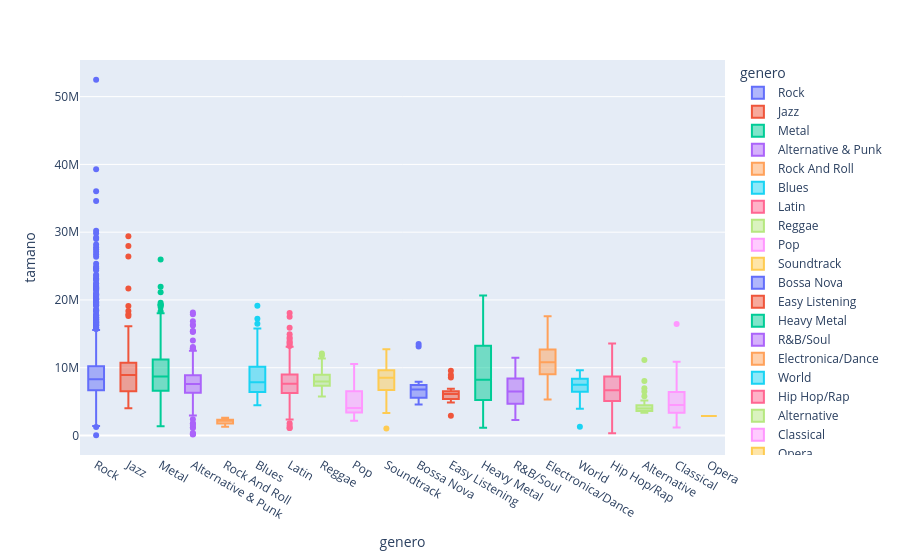

Notebook cell for this chart:
### Markdown cell above
Vemos que géneros como Rock, Jazz, Metal y Latin tienen canciones con duraciones distintas, con muchos outliers. Mientras que géneros como Opera y Classical tienen una duración estándar, las canciones de esos géneros suelen tener duraciones similares.
En este punto, nos preguntamos si podemos predecir el género basándonos en la duración de la canción. Todavía más, ¿Existe alguna relación entre el género y un conjunto de columnas en las tablas? Digamos:
$$Genre = Milliseconds + Bytes + UnitPrice$$
Hacemos un ejercicio similar con las variables restantes.

### Code cell
genero_bytes = pd.read_sql_query("""
SELECT 
    genre.Name AS genero, 
    track.Bytes AS tamano
FROM Track AS track
JOIN Genre AS genre ON track.GenreId = genre.GenreId
WHERE track.MediaTypeId != 3
;
""", conn)

box_genero_bytes = px.box(genero_bytes, x="genero", y="tamano", color="genero")
box_genero_bytes.show()

### Figure 1 — Plotly figure (JSON) as saved in the notebook; plotly's stock layout.template omitted (floating-point values rounded to 4 significant figures; data arrays with more than 128 entries replaced by an {"elided": "..."} marker saying what was removed)
{"data": [{"alignmentgroup": "True", "hovertemplate": "genero=%{x}<br>tamano=%{y}<extra></extra>", "legendgroup": "Rock", "marker": {"color": "#636efa"}, "name": "Rock", "notched": false, "offsetgroup": "Rock", "orientation": "v", "showlegend": true, "type": "box", "x": {"elided": "1297 str values"}, "x0": " ", "xaxis": "x", "y": {"elided": "1297 int values"}, "y0": " ", "yaxis": "y"}, {"alignmentgroup": "True", "hovertemplate": "genero=%{x}<br>tamano=%{y}<extra></extra>", "legendgroup": "Jazz", "marker": {"color": "#EF553B"}, "name": "Jazz", "notched": false, "offsetgroup": "Jazz", "orientation": "v", "showlegend": true, "type": "box", "x": {"elided": "130 str values"}, "x0": " ", "xaxis": "x", "y": {"elided": "130 int values"}, "y0": " ", "yaxis": "y"}, {"alignmentgroup": "True", "hovertemplate": "genero=%{x}<br>tamano=%{y}<extra></extra>", "legendgroup": "Metal", "marker": {"color": "#00cc96"}, "name": "Metal", "notched": false, "offsetgroup": "Metal", "orientation": "v", "showlegend": true, "type": "box", "x": {"elided": "374 str values"}, "x0": " ", "xaxis": "x", "y": {"elided": "374 int values"}, "y0": " ", "yaxis": "y"}, {"alignmentgroup": "True", "hovertemplate": "genero=%{x}<br>tamano=%{y}<extra></extra>", "legendgroup": "Alternative & Punk", "marker": {"color": "#ab63fa"}, "name": "Alternative & Punk", "notched": false, "offsetgroup": "Alternative & Punk", "orientation": "v", "showlegend": true, "type": "box", "x": {"elided": "332 str values"}, "x0": " ", "xaxis": "x", "y": {"elided": "332 int values"}, "y0": " ", "yaxis": "y"}, {"alignmentgroup": "True", "hovertemplate": "genero=%{x}<br>tamano=%{y}<extra></extra>", "legendgroup": "Rock And Roll", "marker": {"color": "#FFA15A"}, "name": "Rock And Roll", "notched": false, "offsetgroup": "Rock And Roll", "orientation": "v", "showlegend": true, "type": "box", "x": ["Rock And Roll", "Rock And Roll", "Rock And Roll", "Rock And Roll", "Rock And Roll", "Rock And Roll", "Rock And Roll", "Rock And Roll", "Rock And Roll", "Rock And Roll", "Rock And Roll", "Rock And Roll"], "x0": " ", "xaxis": "x", "y": [2365897, 1707084, 1862126, 2582553, 2206986, 2247846, 2276788, 2616981, 2301989, 2306019, 1704918, 1299960], "y0": " ", "yaxis": "y"}, {"alignmentgroup": "True", "hovertemplate": "genero=%{x}<br>tamano=%{y}<extra></extra>", "legendgroup": "Blues", "marker": {"color": "#19d3f3"}, "name": "Blues", "notched": false, "offsetgroup": "Blues", "orientation": "v", "showlegend": true, "type": "box", "x": ["Blues", "Blues", "Blues", "Blues", "Blues", "Blues", "Blues", "Blues", "Blues", "Blues", "Blues", "Blues", "Blues", "Blues", "Blues", "Blues", "Blues", "Blues", "Blues", "Blues", "Blues", "Blues", "Blues", "Blues", "Blues", "Blues", "Blues", "Blues", "Blues", "Blues", "Blues", "Blues", "Blues", "Blues", "Blues", "Blues", "Blues", "Blues", "Blues", "Blues", "Blues", "Blues", "Blues", "Blues", "Blues", "Blues", "Blues", "Blues", "Blues", "Blues", "Blues", "Blues", "Blues", "Blues", "Blues", "Blues", "Blues", "Blues", "Blues", "Blues", "Blues", "Blues", "Blues", "Blues", "Blues", "Blues", "Blues", "Blues", "Blues", "Blues", "Blues", "Blues", "Blues", "Blues", "Blues", "Blues", "Blues", "Blues", "Blues", "Blues", "Blues"], "x0": " ", "xaxis": "x", "y": [4604995, 5716994, 14184984, 7848282, 7685363, 6859518, 4456321, 5487056, 6022698, 4459946, 19161377, 14115792, 5322942, 5725684, 8225889, 8273540, 5489787, 9872606, 9946681, 7138399, 8738973, 6460941, 6896288, 7774207, 8758819, 7326923, 9742568, 6006154, 8271980, 6475042, 7456807, 6543487, 9032835, 10894406, 7669922, 9490542, 12536275, 7435192, 7412975, 6724021, 7096781, 15780747, 8407355, 5668992, 4712576, 7889024, 4739122, 10276872, 6226048, 7981184, 6066304, 5189891, 4706253, 8238033, 9254906, 5378455, 8438021, 4650979, 11085915, 5353627, 6650869, 17232776, 9442157, 8813561, 7284377, 7157045, 12749424, 12047978, 12222116, 15161907, 13250848, 10115556, 11740886, 12227998, 16501316, 11837342, 9008067, 10331216, 7672489, 6786304, 11049098], "y0": " ", "yaxis": "y"}, {"alignmentgroup": "True", "hovertemplate": "genero=%{x}<br>tamano=%{y}<extra></extra>", "legendgroup": "Latin", "marker": {"color": "#FF6692"}, "name": "Latin", "notched": false, "offsetgroup": "Latin", "orientation": "v", "showlegend": true, "type": "box", "x": {"elided": "579 str values"}, "x0": " ", "xaxis": "x", "y": {"elided": "579 int values"}, "y0": " ", "yaxis": "y"}, {"alignmentgroup": "True", "hovertemplate": "genero=%{x}<br>tamano=%{y}<extra></extra>", "legendgroup": "Reggae", "marker": {"color": "#B6E880"}, "name": "Reggae", "notched": false, "offsetgroup": "Reggae", "orientation": "v", "showlegend": true, "type": "box", "x": ["Reggae", "Reggae", "Reggae", "Reggae", "Reggae", "Reggae", "Reggae", "Reggae", "Reggae", "Reggae", "Reggae", "Reggae", "Reggae", "Reggae", "Reggae", "Reggae", "Reggae", "Reggae", "Reggae", "Reggae", "Reggae", "Reggae", "Reggae", "Reggae", "Reggae", "Reggae", "Reggae", "Reggae", "Reggae", "Reggae", "Reggae", "Reggae", "Reggae", "Reggae", "Reggae", "Reggae", "Reggae", "Reggae", "Reggae", "Reggae", "Reggae", "Reggae", "Reggae", "Reggae", "Reggae", "Reggae", "Reggae", "Reggae", "Reggae", "Reggae", "Reggae", "Reggae", "Reggae", "Reggae", "Reggae", "Reggae", "Reggae", "Reggae"], "x0": " ", "xaxis": "x", "y": [8327676, 7697230, 8505985, 6455080, 7402658, 10078050, 7866924, 7747747, 8275673, 6920424, 7388466, 8502588, 5748424, 8552474, 6503533, 7488852, 7663348, 10056970, 6950332, 9544383, 9344477, 8189093, 7507866, 6399761, 8069934, 5950952, 9633659, 8024386, 8895073, 9142937, 7029400, 8092024, 7344023, 9134476, 7657594, 7335228, 8964369, 7942299, 8670933, 11812170, 7109414, 7788255, 10319296, 12086524, 6513325, 7485054, 11193602, 6790788, 8106249, 7638236, 7159527, 6905623, 8665244, 11346114, 9031661, 8203931, 10728099, 7886195], "y0": " ", "yaxis": "y"}, {"alignmentgroup": "True", "hovertemplate": "genero=%{x}<br>tamano=%{y}<extra></extra>", "legendgroup": "Pop", "marker": {"color": "#FF97FF"}, "name": "Pop", "notched": false, "offsetgroup": "Pop", "orientation": "v", "showlegend": true, "type": "box", "x": ["Pop", "Pop", "Pop", "Pop", "Pop", "Pop", "Pop", "Pop", "Pop", "Pop", "Pop", "Pop", "Pop", "Pop", "Pop", "Pop", "Pop", "Pop", "Pop", "Pop", "Pop", "Pop", "Pop", "Pop", "Pop", "Pop", "Pop", "Pop", "Pop", "Pop", "Pop", "Pop", "Pop", "Pop", "Pop", "Pop", "Pop", "Pop", "Pop", "Pop", "Pop", "Pop", "Pop", "Pop", "Pop", "Pop", "Pop", "Pop"], "x0": " ", "xaxis": "x", "y": [6892516, 6643207, 6507950, 6327391, 7748006, 7034985, 6973625, 6457752, 7254147, 7027525, 6568081, 6931328, 6772813, 5532564, 3150090, 4506425, 4656660, 4448025, 4556003, 3499018, 3907467, 3780807, 2612788, 3136271, 3423395, 3881620, 4301430, 3466029, 3562542, 3704642, 2558399, 3237063, 2447453, 3060083, 3506308, 4221135, 3846658, 3832165, 6657517, 3324343, 2190831, 2773507, 5211774, 3281526, 3358125, 3426106, 5029266, 10564704], "y0": " ", "yaxis": "y"}, {"alignmentgroup": "True", "hovertemplate": "genero=%{x}<br>tamano=%{y}<extra></extra>", "legendgroup": "Soundtrack", "marker": {"color": "#FECB52"}, "name": "Soundtrack", "notched": false, "offsetgroup": "Soundtrack", "orientation": "v", "showlegend": true, "type": "box", "x": ["Soundtrack", "Soundtrack", "Soundtrack", "Soundtrack", "Soundtrack", "Soundtrack", "Soundtrack", "Soundtrack", "Soundtrack", "Soundtrack", "Soundtrack", "Soundtrack", "Soundtrack", "Soundtrack", "Soundtrack", "Soundtrack", "Soundtrack", "Soundtrack", "Soundtrack", "Soundtrack", "Soundtrack", "Soundtrack", "Soundtrack", "Soundtrack", "Soundtrack", "Soundtrack", "Soundtrack", "Soundtrack", "Soundtrack", "Soundtrack", "Soundtrack", "Soundtrack", "Soundtrack", "Soundtrack", "Soundtrack", "Soundtrack", "Soundtrack", "Soundtrack", "Soundtrack", "Soundtrack", "Soundtrack", "Soundtrack", "Soundtrack"], "x0": " ", "xaxis": "x", "y": [9402241, 9310370, 9616640, 9694508, 9721084, 9599937, 9633755, 9451845, 9883335, 9698729, 8522591, 9718778, 9619196, 10020122, 7469735, 8393047, 8660617, 7349779, 6638563, 7387183, 6937472, 6625000, 6340649, 9098093, 4888292, 6899062, 8518290, 1039615, 10939131, 9295950, 10867860, 12727928, 3884133, 6928259, 11064884, 6572813, 9335453, 6920451, 5851053, 7253729, 6638076, 6179777, 3305164], "y0": " ", "yaxis": "y"}, {"alignmentgroup": "True", "hovertemplate": "genero=%{x}<br>tamano=%{y}<extra></extra>", "legendgroup": "Bossa Nova", "marker": {"color": "#636efa"}, "name": "Bossa Nova", "notched": false, "offsetgroup": "Bossa Nova", "orientation": "v", "showlegend": true, "type": "box", "x": ["Bossa Nova", "Bossa Nova", "Bossa Nova", "Bossa Nova", "Bossa Nova", "Bossa Nova", "Bossa Nova", "Bossa Nova", "Bossa Nova", "Bossa Nova", "Bossa Nova", "Bossa Nova", "Bossa Nova", "Bossa Nova", "Bossa Nova"], "x0": " ", "xaxis": "x", "y": [13490008, 13125975, 5550356, 5676090, 6771624, 7117769, 4560873, 7541177, 7927967, 5371483, 6335548, 5932799, 6878359, 6923473, 5382354], "y0": " ", "yaxis": "y"}, {"alignmentgroup": "True", "hovertemplate": "genero=%{x}<br>tamano=%{y}<extra></extra>", "legendgroup": "Easy Listening", "marker": {"color": "#EF553B"}, "name": "Easy Listening", "notched": false, "offsetgroup": "Easy Listening", "orientation": "v", "showlegend": true, "type": "box", "x": ["Easy Listening", "Easy Listening", "Easy Listening", "Easy Listening", "Easy Listening", "Easy Listening", "Easy Listening", "Easy Listening", "Easy Listening", "Easy Listening", "Easy Listening", "Easy Listening", "Easy Listening", "Easy Listening", "Easy Listening", "Easy Listening", "Easy Listening", "Easy Listening", "Easy Listening", "Easy Listening", "Easy Listening", "Easy Listening", "Easy Listening", "Easy Listening"], "x0": " ", "xaxis": "x", "y": [8928684, 5055295, 6707993, 6332441, 5210643, 6395808, 4913383, 5693242, 5557537, 2930596, 5240043, 6119915, 4856954, 6883787, 5633730, 8554066, 6231029, 6095727, 6410674, 5987372, 5548581, 9541052, 6645365, 6378511], "y0": " ", "yaxis": "y"}, {"alignmentgroup": "True", "hovertemplate": "genero=%{x}<br>tamano=%{y}<extra></extra>", "legendgroup": "Heavy Metal", "marker": {"color": "#00cc96"}, "name": "Heavy Metal", "notched": false, "offsetgroup": "Heavy Metal", "orientation": "v", "showlegend": true, "type": "box", "x": ["Heavy Metal", "Heavy Metal", "Heavy Metal", "Heavy Metal", "Heavy Metal", "Heavy Metal", "Heavy Metal", "Heavy Metal", "Heavy Metal", "Heavy Metal", "Heavy Metal", "Heavy Metal", "Heavy Metal", "Heavy Metal", "Heavy Metal", "Heavy Metal", "Heavy Metal", "Heavy Metal", "Heavy Metal", "Heavy Metal", "Heavy Metal", "Heavy Metal", "Heavy Metal", "Heavy Metal", "Heavy Metal", "Heavy Metal", "Heavy Metal", "Heavy Metal"], "x0": " ", "xaxis": "x", "y": [9312384, 9146496, 17672320, 14020736, 20670727, 12482688, 12181632, 20326528, 15648948, 14823478, 17082496, 2543744, 4188288, 6205786, 4874368, 4493440, 5584861, 7227440, 8937600, 4804736, 6934660, 1154488, 6635187, 4410181, 9119118, 6678446, 7542367, 10589917], "y0": " ", "yaxis": "y"}, {"alignmentgroup": "True", "hovertemplate": "genero=%{x}<br>tamano=%{y}<extra></extra>", "legendgroup": "R&B/Soul", "marker": {"color": "#ab63fa"}, "name": "R&B/Soul", "notched": false, "offsetgroup": "R&B/Soul", "orientation": "v", "showlegend": true, "type": "box", "x": ["R&B/Soul", "R&B/Soul", "R&B/Soul", "R&B/Soul", "R&B/Soul", "R&B/Soul", "R&B/Soul", "R&B/Soul", "R&B/Soul", "R&B/Soul", "R&B/Soul", "R&B/Soul", "R&B/Soul", "R&B/Soul", "R&B/Soul", "R&B/Soul", "R&B/Soul", "R&B/Soul", "R&B/Soul", "R&B/Soul", "R&B/Soul", "R&B/Soul", "R&B/Soul", "R&B/Soul", "R&B/Soul", "R&B/Soul", "R&B/Soul", "R&B/Soul", "R&B/Soul", "R&B/Soul", "R&B/Soul", "R&B/Soul", "R&B/Soul", "R&B/Soul", "R&B/Soul", "R&B/Soul", "R&B/Soul", "R&B/Soul", "R&B/Soul", "R&B/Soul", "R&B/Soul", "R&B/Soul", "R&B/Soul", "R&B/Soul", "R&B/Soul", "R&B/Soul", "R&B/Soul", "R&B/Soul", "R&B/Soul", "R&B/Soul", "R&B/Soul", "R&B/Soul", "R&B/Soul", "R&B/Soul", "R&B/Soul", "R&B/Soul", "R&B/Soul", "R&B/Soul", "R&B/Soul", "R&B/Soul", "R&B/Soul"], "x0": " ", "xaxis": "x", "y": [5394585, 5513208, 7027377, 4711323, 4174420, 5468472, 5541611, 5643213, 5478117, 10498031, 7187857, 6507782, 7251211, 7182736, 8355989, 7973979, 9432346, 11183457, 6295110, 8593206, 11042037, 9566237, 11477231, 8575435, 7503999, 11452651, 10699265, 8947356, 10504158, 7335693, 9351277, 4477321, 4860380, 5259218, 4437949, 4972815, 4631104, 5377546, 6477882, 7306719, 5789945, 6893603, 5647327, 8888206, 6342021, 7217872, 10383887, 7839179, 7522232, 3416878, 4133694, 2449438, 3098906, 3852953, 2509409, 2996598, 3576773, 2304465, 2666531, 3260658, 6670600], "y0": " ", "yaxis": "y"}, {"alignmentgroup": "True", "hovertemplate": "genero=%{x}<br>tamano=%{y}<extra></extra>", "legendgroup": "Electronica/Dance", "marker": {"color": "#FFA15A"}, "name": "Electronica/Dance", "notched": false, "offsetgroup": "Electronica/Dance", "orientation": "v", "showlegend": true, "type": "box", "x": ["Electronica/Dance", "Electronica/Dance", "Electronica/Dance", "Electronica/Dance", "Electronica/Dance", "Electronica/Dance", "Electronica/Dance", "Electronica/Dance", "Electronica/Dance", "Electronica/Dance", "Electronica/Dance", "Electronica/Dance", "Electronica/Dance", "Electronica/Dance", "Electronica/Dance", "Electronica/Dance", "Electronica/Dance", "Electronica/Dance", "Electronica/Dance", "Electronica/Dance", "Electronica/Dance", "Electronica/Dance", "Electronica/Dance", "Electronica/Dance", "Electronica/Dance", "Electronica/Dance", "Electronica/Dance", "Electronica/Dance", "Electronica/Dance", "Electronica/Dance"], "x0": " ", "xaxis": "x", "y": [17582818, 8644290, 9577679, 11796244, 12676962, 10334529, 11043559, 14019705, 10843832, 12777210, 12906520, 12024875, 5755478, 14362307, 10791921, 12168015, 8495217, 11431382, 9499371, 9047970, 9317533, 8865099, 13152314, 10181692, 9495184, 8874509, 10988338, 12741680, 5327463, 6034098], "y0": " ", "yaxis": "y"}, {"alignmentgroup": "True", "hovertemplate": "genero=%{x}<br>tamano=%{y}<extra></extra>", "legendgroup": "World", "marker": {"color": "#19d3f3"}, "name": "World", "notched": false, "offsetgroup": "World", "orientation": "v", "showlegend": true, "type": "box", "x": ["World", "World", "World", "World", "World", "World", "World", "World", "World", "World", "World", "World", "World", "World", "World", "World", "World", "World", "World", "World", "World", "World", "World", "World", "World", "World", "World", "World"], "x0": " ", "xaxis": "x", "y": [9632269, 6400532, 7764601, 6056200, 8077282, 9081874, 8452654, 8871455, 7257390, 3948371, 6774566, 7104588, 6031174, 7248336, 7706552, 8366846, 7790574, 7213072, 6819584, 8369029, 6501520, 8094872, 8006345, 8362040, 8929357, 1287083, 4615841, 4855457], "y0": " ", "yaxis": "y"}, {"alignmentgroup": "True", "hovertemplate": "genero=%{x}<br>tamano=%{y}<extra></extra>", "legendgroup": "Hip Hop/Rap", "marker": {"color": "#FF6692"}, "name": "Hip Hop/Rap", "notched": false, "offsetgroup": "Hip Hop/Rap", "orientation": "v", "showlegend": true, "type": "box", "x": ["Hip Hop/Rap", "Hip Hop/Rap", "Hip Hop/Rap", "Hip Hop/Rap", "Hip Hop/Rap", "Hip Hop/Rap", "Hip Hop/Rap", "Hip Hop/Rap", "Hip Hop/Rap", "Hip Hop/Rap", "Hip Hop/Rap", "Hip Hop/Rap", "Hip Hop/Rap", "Hip Hop/Rap", "Hip Hop/Rap", "Hip Hop/Rap", "Hip Hop/Rap", "Hip Hop/Rap", "Hip Hop/Rap", "Hip Hop/Rap", "Hip Hop/Rap", "Hip Hop/Rap", "Hip Hop/Rap", "Hip Hop/Rap", "Hip Hop/Rap", "Hip Hop/Rap", "Hip Hop/Rap", "Hip Hop/Rap", "Hip Hop/Rap", "Hip Hop/Rap", "Hip Hop/Rap", "Hip Hop/Rap", "Hip Hop/Rap", "Hip Hop/Rap", "Hip Hop/Rap"], "x0": " ", "xaxis": "x", "y": [10426550, 5723677, 4991935, 967098, 5407744, 7108200, 6642753, 5683369, 6009946, 3304738, 6529041, 6684160, 4116536, 6806900, 3947664, 13559173, 8715653, 2767047, 7291473, 8667599, 319888, 8778369, 8735518, 6226713, 4583091, 9537994, 850698, 7619569, 6821279, 6523458, 6810820, 9598588, 8027065, 9447101, 9483705], "y0": " ", "yaxis": "y"}, {"alignmentgroup": "True", "hovertemplate": "genero=%{x}<br>tamano=%{y}<extra></extra>", "legendgroup": "Alternative", "marker": {"color": "#B6E880"}, "name": "Alternative", "notched": false, "offsetgroup": "Alternative", "orientation": "v", "showlegend": true, "type": "box", "x": ["Alternative", "Alternative", "Alternative", "Alternative", "Alternative", "Alternative", "Alternative", "Alternative", "Alternative", "Alternative", "Alternative", "Alternative", "Alternative", "Alternative", "Alternative", "Alternative", "Alternative", "Alternative", "Alternative", "Alternative", "Alternative", "Alternative", "Alternative", "Alternative", "Alternative", "Alternative", "Alternative", "Alternative", "Alternative", "Alternative", "Alternative", "Alternative", "Alternative", "Alternative", "Alternative", "Alternative", "Alternative", "Alternative", "Alternative"], "x0": " ", "xaxis": "x", "y": [8052374, 6477217, 11157785, 4233212, 3892066, 5177612, 5795951, 4302603, 4199626, 6964048, 3997982, 3691272, 3890037, 3516224, 4207769, 3355715, 3799745, 3588776, 4606408, 3616618, 3385722, 3565098, 4379597, 4476203, 3940651, 4111051, 3559040, 4234990, 3766605, 3577821, 3728955, 3497176, 4465399, 3806103, 4333050, 3484335, 4838884, 4901540, 3644793], "y0": " ", "yaxis": "y"}, {"alignmentgroup": "True", "hovertemplate": "genero=%{x}<br>tamano=%{y}<extra></extra>", "legendgroup": "Classical", "marker": {"color": "#FF97FF"}, "name": "Classical", "notched": false, "offsetgroup": "Classical", "orientation": "v", "showlegend": true, "type": "box", "x": ["Classical", "Classical", "Classical", "Classical", "Classical", "Classical", "Classical", "Classical", "Classical", "Classical", "Classical", "Classical", "Classical", "Classical", "Classical", "Classical", "Classical", "Classical", "Classical", "Classical", "Classical", "Classical", "Classical", "Classical", "Classical", "Classical", "Classical", "Classical", "Classical", "Classical", "Classical", "Classical", "Classical", "Classical", "Classical", "Classical", "Classical", "Classical", "Classical", "Classical", "Classical", "Classical", "Classical", "Classical", "Classical", "Classical", "Classical", "Classical", "Classical", "Classical", "Classical", "Classical", "Classical", "Classical", "Classical", "Classical", "Classical", "Classical", "Classical", "Classical", "Classical", "Classical", "Classical", "Classical", "Classical", "Classical", "Classical", "Classical", "Classical", "Classical", "Classical", "Classical", "Classical", "Classical"], "x0": " ", "xaxis": "x", "y": [5817216, 4123531, 8285941, 4438393, 3347810, 3192890, 2081895, 2315495, 9553140, 3247914, 5760129, 6474980, 10085867, 6419730, 5605648, 4498583, 3114209, 4314850, 5184289, 4124707, 4588197, 8547876, 2920890, 9585597, 2630293, 3211245, 2649938, 4195542, 8916313, 5064553, 9160082, 4001276, 5908455, 6318740, 4513190, 3700206, 7865479, 4310896, 6965201, 4244149, 4519239, 8610225, 9173344, 2189002, 1208080, 2193734, 4298769, 3819535, 4211495, 6173269, 10887931, 9785346, 6497867, 3847164, 1973559, 4781384, 9273123, 5987695, 6458501, 2365930, 6129146, 4744929, 4072205, 2256484, 5548755, 4834785, 4371533, 2229617, 4307907, 16454937, 4718950, 2283131, 1189062, 3665114], "y0": " ", "yaxis": "y"}, {"alignmentgroup": "True", "hovertemplate": "genero=%{x}<br>tamano=%{y}<extra></extra>", "legendgroup": "Opera", "marker": {"color": "#FECB52"}, "name": "Opera", "notched": false, "offsetgroup": "Opera", "orientation": "v", "showlegend": true, "type": "box", "x": ["Opera"], "x0": " ", "xaxis": "x", "y": [2861468], "y0": " ", "yaxis": "y"}], "layout": {"boxmode": "overlay", "legend": {"title": {"text": "genero"}, "tracegroupgap": 0}, "margin": {"t": 60}, "xaxis": {"anchor": "y", "categoryarray": ["Rock", "Jazz", "Metal", "Alternative & Punk", "Rock And Roll", "Blues", "Latin", "Reggae", "Pop", "Soundtrack", "Bossa Nova", "Easy Listening", "Heavy Metal", "R&B/Soul", "Electronica/Dance", "World", "Hip Hop/Rap", "Alternative", "Classical", "Opera"], "categoryorder": "array", "domain": [0, 1], "title": {"text": "genero"}}, "yaxis": {"anchor": "x", "domain": [0, 1], "title": {"text": "tamano"}}}}
